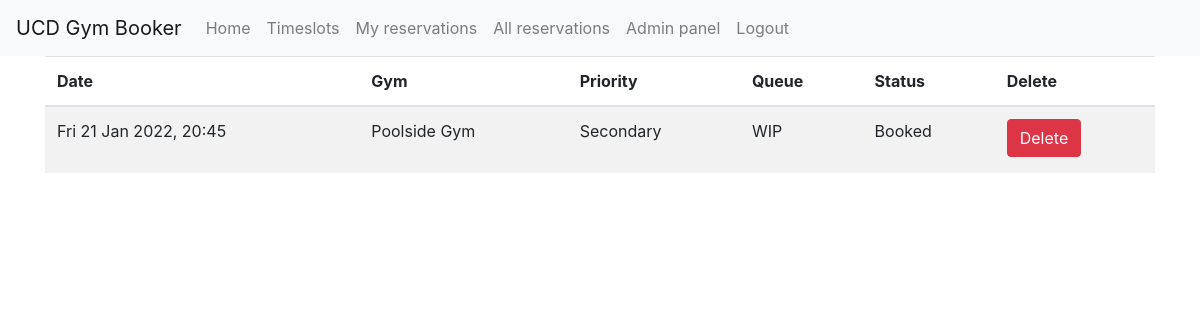
/reservations (signed in), run on the app's committed database.
### ucdgymbooker/models.py (models this page shows, shortened)
class Reservation(db.Model):
    __tablename__ = 'reservation'
    id = db.Column(db.Integer, primary_key=True)
    status = db.Column(db.String(80), nullable=False)
    user_id = db.Column(db.Integer, db.ForeignKey('user.id'), nullable=False)
    timeslot_id = db.Column(db.Integer, db.ForeignKey('timeslot.id'), nullable=False)
    priority = db.Column(db.Integer, nullable=False)
    reservation_time = db.Column(db.DateTime, nullable=False)

class Timeslot(db.Model):
    __tablename__ = 'timeslot'
    id = db.Column(db.Integer, primary_key=True)
    time = db.Column(db.DateTime, nullable=False)
    reservations = db.relationship('Reservation', backref='timeslot', cascade="all, delete, delete-orphan", lazy=True)
    gym = db.Column(db.String(80), nullable=False)

### ucdgymbooker/routes.py (the view)
@app.route('/reservations')
@login_required
def reservations():
    data = db.session.query(Reservation, Timeslot).join(Timeslot).filter(Reservation.user_id==current_user.get_id())
    print(data)
    info = []
    for reservation, timeslot in data:
        info_elem = {}
        time = timezone_converter.utc_to_ie(timeslot.time)
        date_string = timezone_converter.get_date_string(time) + ', ' + timezone_converter.get_time_string(time)
        info_elem['date'] = date_string
        gym = timeslot.gym
        info_elem['gym'] = gym
        id = reservation.id
        info_elem['id'] = id
        status = reservation.status
        info_elem['status'] = status
        priority = 'Primary'
        if reservation.priority == 2:
            priority = 'Secondary'
        info_elem['priority'] = priority
        info.append(info_elem)
    return render_template("reservations.html", data=info)

### ucdgymbooker/helpers/timezone_converter.py (called while the page is built)
def utc_to_ie(time):
    return time.astimezone(tz_ie)

def get_date_string(time):
    return time.strftime("%a %d %b %Y")

def get_time_string(time):
    return time.strftime("%H:%M")

### ucdgymbooker/models.py (called while the page is built)
    def get_id(self):
        return self.id

### ucdgymbooker/routes.py (called while the page is built)
@login_manager.user_loader
def load_user(user_id):
    return User.query.get(int(user_id))

### ucdgymbooker/templates/reservations.html (shortened to what this page needs)
{% extends 'base.html' %}
{% block body %}
<table class="table table-striped">
    <thead>
        <tr>
            <th>Date</th>
            <th>Gym</th>
            <th>Priority</th>
            <th>Queue</th>
            <th>Status</th>
            <th>Delete</th>
        </tr>
    </thead>
    <tbody>
    {% for reservation in data %}
    <tr>
        <td>{{reservation['date']}}</td>
        <td>{{reservation['gym']}}</td>
        <td>{{reservation['priority']}}</td>
        <td>WIP</td>
        <td>{{reservation['status']}}</td>
        <td>
            <form action = "{{ url_for('delete_confirm', reservation_id = reservation['id'])}}" method="POST">
                            <input type="submit" class="btn btn-danger mb-1" value="Delete"></input>
            </form>
        </td>
    {% endfor %}
    </tbody>
</table>
{% endblock %}

### data on the page
Reservation: date "Fri 21 Jan 2022, 20:45", gym "Poolside Gym", priority "Secondary", status "Booked"
